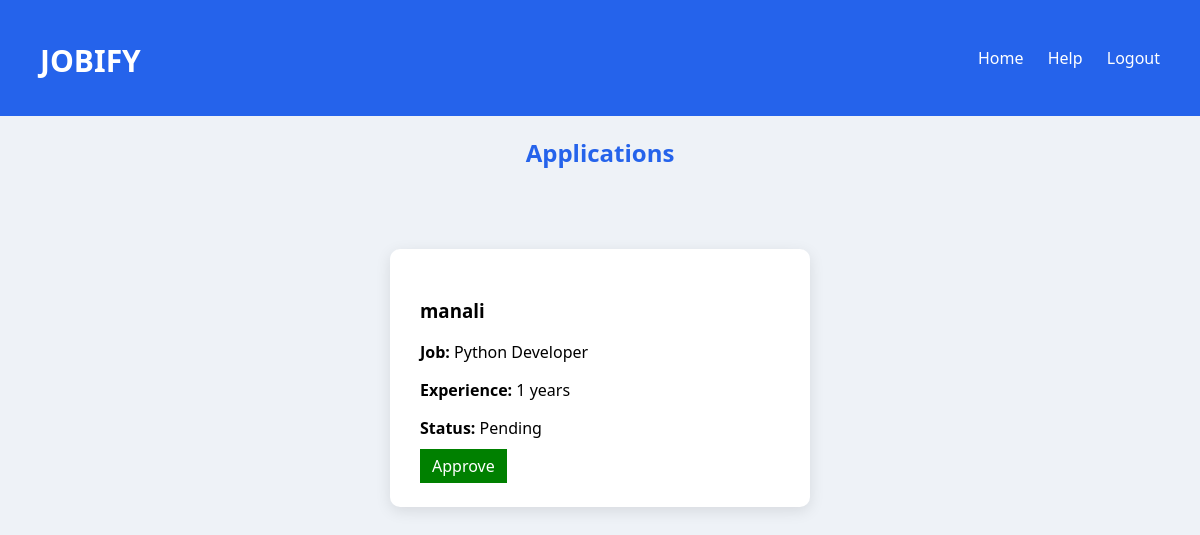
Page /view-applications/ (signed in) on the committed database.
### portal/models.py (models this page shows, shortened)
class Application(models.Model):
    candidate = models.ForeignKey(Candidate, on_delete=models.CASCADE)
    job = models.ForeignKey(Job, on_delete=models.CASCADE)
    resume = models.FileField(upload_to='resumes/', null=True, blank=True)
    experience = models.IntegerField(null=True, blank=True)
    applied_on = models.DateTimeField(auto_now_add=True)
    status = models.CharField(max_length=20, default="Pending")
    interview_date = models.DateField(null=True, blank=True)
    interview_time = models.TimeField(null=True, blank=True)
    interview_mode = models.CharField(max_length=50, null=True, blank=True)

class Candidate(models.Model):
    name = models.CharField(max_length=100)
    email = models.EmailField()
    password = models.CharField(max_length=100)
    role = models.CharField(max_length=20)

class Job(models.Model):
    title = models.CharField(max_length=200)
    company = models.ForeignKey(Company, on_delete=models.CASCADE)
    location = models.CharField(max_length=200)
    salary = models.CharField(max_length=100, null=True, blank=True)

### portal/views.py (the view)
# urls.py: path('view-applications/', views.view_applications, name='view_applications'),
def view_applications(request):
    company_email = request.session.get('email')
    if not company_email:
        return redirect('login')
    company = Company.objects.filter(email=company_email).first()
    if not company:
        return redirect('login')
    jobs = Job.objects.filter(company=company)
    applications = Application.objects.filter(job__in=jobs)
    return render(request, 'portal/View_applications.html', {
        'applications': applications
    })

### templates/portal/View_applications.html (shortened to what this page needs)
{% load static %}
<!doctype html>
<html>
  <head>
    <link rel="stylesheet" href="{% static 'css/style.css' %}" />
  </head>
  <body>
    <div class="navbar">
      <h2 class="logo">JOBIFY</h2>
      <div class="nav-links">
        <a href="{% url 'company' %}">Home</a>
        <a href="{% url 'help' %}">Help</a>
        <a href="{% url 'logout' %}">Logout</a>
      </div>
    </div>
    <div class="container">
      <h2>Applications</h2>
      {% for app in applications %}
      <div class="card">
        <h3>{{ app.candidate.name }}</h3>
        <p><strong>Job:</strong> {{ app.job.title }}</p>
        <p><strong>Experience:</strong> {{ app.experience }} years</p>
        <p><strong>Status:</strong> {{ app.status }}</p>
        {% if app.status == "Pending" %}
        <a
          href="{% url 'approve_application' app.id %}"
          style="
            color: white;
            background: green;
            padding: 6px 12px;
            text-decoration: none;
          "
        >
          Approve
        </a>
        {% endif %}
      </div>
      {% empty %}
      <p>No applications found.</p>
      {% endfor %}
    </div>
  </body>
</html>

### static/css/style.css (style rules this page uses)
body { margin: 0; font-family: Segoe UI, sans-serif; background: #eef2f7; }
.navbar { background: #2563eb; padding: 15px 40px; display: flex; justify-content: space-between; align-items: center; }
.navbar a { color: white; text-decoration: none; margin-left: 20px; font-weight: 500; }
.logo { color: white; font-size: 30px; font-weight: 600; }
.card { width: 360px; max-width: 90%; margin: 80px auto; background: white; padding: 30px; border-radius: 10px; box-shadow: 0 4px 15px rgba(0, 0, 0, 0.1); }
h2 { text-align: center; margin-bottom: 20px; color: #2563eb; }
.navbar { background: #2563eb; padding: 15px 40px; display: flex; justify-content: space-between; align-items: center; color: white; }
.nav-links a { color: white; margin-left: 20px; text-decoration: none; font-weight: 500; }

### rows in the picture
Application: candidate.name "manali", job "Python Developer", experience "1", status "Pending", shows "Approve"
